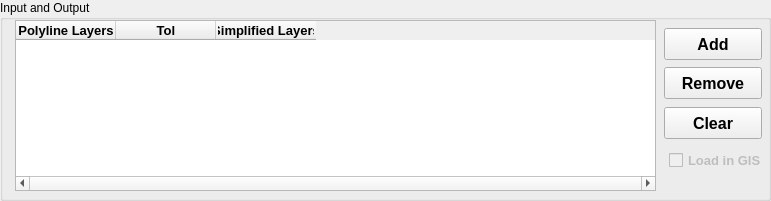
  <widget class="QGroupBox" name="groupBoxInput">
   <property name="geometry">
    <rect>
     <x>15</x>
     <y>20</y>
     <width>771</width>
     <height>201</height>
    </rect>
   </property>
   <property name="title">
    <string>Input and Output</string>
   </property>
   <widget class="QPushButton" name="pushButtonAdd">
    <property name="geometry">
     <rect>
      <x>664</x>
      <y>28</y>
      <width>98</width>
      <height>32</height>
     </rect>
    </property>
    <property name="font">
     <font>
      <family>Arial</family>
      <pointsize>12</pointsize>
      <weight>75</weight>
      <bold>true</bold>
     </font>
    </property>
    <property name="text">
     <string>Add</string>
    </property>
    <property name="checkable">
     <bool>false</bool>
    </property>
    <property name="autoDefault">
     <bool>false</bool>
    </property>
    <property name="flat">
     <bool>false</bool>
    </property>
   </widget>
   <widget class="QTableWidget" name="tableWidget">
    <property name="geometry">
     <rect>
      <x>15</x>
      <y>20</y>
      <width>641</width>
      <height>171</height>
     </rect>
    </property>
    <property name="font">
     <font>
      <family>Arial</family>
      <pointsize>11</pointsize>
      <weight>75</weight>
      <bold>true</bold>
     </font>
    </property>
    <property name="acceptDrops">
     <bool>true</bool>
    </property>
    <property name="layoutDirection">
     <enum>Qt::LeftToRight</enum>
    </property>
    <property name="frameShape">
     <enum>QFrame::StyledPanel</enum>
    </property>
    <property name="frameShadow">
     <enum>QFrame::Sunken</enum>
    </property>
    <property name="lineWidth">
     <number>1</number>
    </property>
    <property name="horizontalScrollBarPolicy">
     <enum>Qt::ScrollBarAlwaysOn</enum>
    </property>
    <property name="editTriggers">
     <set>QAbstractItemView::CurrentChanged|QAbstractItemView::SelectedClicked</set>
    </property>
    <property name="dragEnabled">
     <bool>true</bool>
    </property>
    <property name="dragDropMode">
     <enum>QAbstractItemView::DragDrop</enum>
    </property>
    <property name="wordWrap">
     <bool>false</bool>
    </property>
    <property name="cornerButtonEnabled">
     <bool>true</bool>
    </property>
    <property name="columnCount">
     <number>3</number>
    </property>
    <attribute name="horizontalHeaderCascadingSectionResizes">
     <bool>false</bool>
    </attribute>
    <attribute name="horizontalHeaderStretchLastSection">
     <bool>false</bool>
    </attribute>
    <column>
     <property name="text">
      <string>Polyline Layers</string>
     </property>
     <property name="font">
      <font>
       <family>Arial</family>
       <pointsize>10</pointsize>
       <weight>75</weight>
       <italic>false</italic>
       <bold>true</bold>
      </font>
     </property>
    </column>
    <column>
     <property name="text">
      <string>Tol</string>
     </property>
     <property name="font">
      <font>
       <family>Arial</family>
       <pointsize>10</pointsize>
       <weight>75</weight>
       <bold>true</bold>
      </font>
     </property>
    </column>
    <column>
     <property name="text">
      <string>Simplified Layers</string>
     </property>
     <property name="font">
      <font>
       <family>Arial</family>
       <pointsize>10</pointsize>
       <weight>75</weight>
       <bold>true</bold>
      </font>
     </property>
    </column>
   </widget>
   <widget class="QPushButton" name="pushButtonRemove">
    <property name="geometry">
     <rect>
      <x>664</x>
      <y>67</y>
      <width>98</width>
      <height>32</height>
     </rect>
    </property>
    <property name="font">
     <font>
      <family>Arial</family>
      <pointsize>12</pointsize>
      <weight>75</weight>
      <bold>true</bold>
     </font>
    </property>
    <property name="text">
     <string>Remove</string>
    </property>
    <property name="autoDefault">
     <bool>false</bool>
    </property>
   </widget>
   <widget class="QCheckBox" name="checkBoxSimplifyPolylines">
    <property name="enabled">
     <bool>false</bool>
    </property>
    <property name="geometry">
     <rect>
      <x>669</x>
      <y>150</y>
      <width>101</width>
      <height>21</height>
     </rect>
    </property>
    <property name="font">
     <font>
      <family>Arial</family>
      <pointsize>10</pointsize>
      <weight>75</weight>
      <italic>false</italic>
      <bold>true</bold>
      <underline>false</underline>
      <strikeout>false</strikeout>
     </font>
    </property>
    <property name="text">
     <string>Load in GIS</string>
    </property>
    <property name="checkable">
     <bool>false</bool>
    </property>
    <property name="checked">
     <bool>false</bool>
    </property>
   </widget>
   <widget class="QPushButton" name="pushButtonClear">
    <property name="geometry">
     <rect>
      <x>664</x>
      <y>107</y>
      <width>98</width>
      <height>32</height>
     </rect>
    </property>
    <property name="font">
     <font>
      <family>Arial</family>
      <pointsize>12</pointsize>
      <weight>75</weight>
      <bold>true</bold>
     </font>
    </property>
    <property name="text">
     <string>Clear</string>
    </property>
    <property name="autoDefault">
     <bool>false</bool>
    </property>
   </widget>
  </widget>
